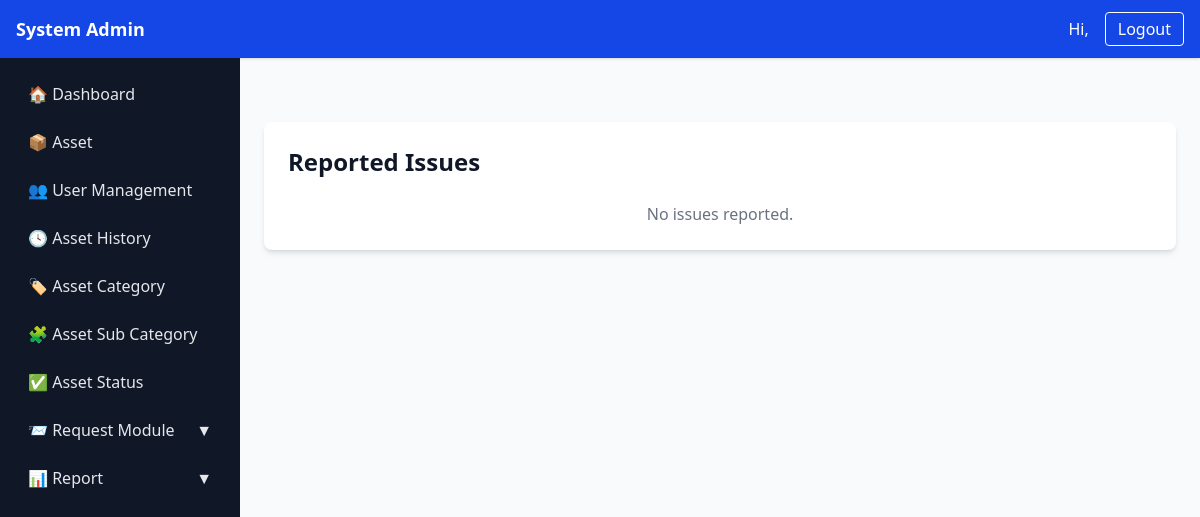
Before: /asset/issues/ with the older database file.
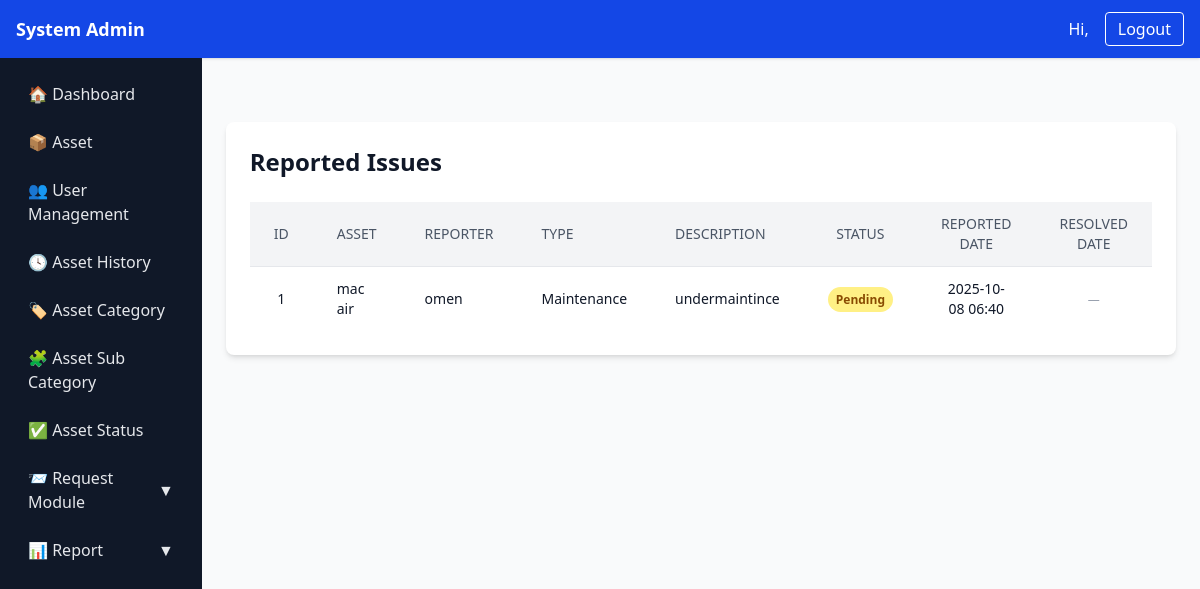
After: the same page with the newer database file.
### asset1/models.py (models this page shows, shortened)
class IssueReport(models.Model):
    TYPE_DAMAGE = "damage"
    TYPE_LOST = "lost"
    TYPE_MAINTENANCE = "maintenance"
    TYPE_OTHER = "other"
    TYPE_CHOICES = [
        (TYPE_DAMAGE, "Damage"),
        (TYPE_LOST, "Lost"),
        (TYPE_MAINTENANCE, "Maintenance"),
        (TYPE_OTHER, "Other"),
    ]
    asset = models.ForeignKey(Asset, on_delete=models.CASCADE, related_name="issues")
    reporter = models.ForeignKey(settings.AUTH_USER_MODEL, on_delete=models.SET_NULL, null=True)
    issue_type = models.CharField(max_length=32, choices=TYPE_CHOICES)
    description = models.TextField()
    resolved = models.BooleanField(default=False)
    created_at = models.DateTimeField(auto_now_add=True)
    resolved_at = models.DateTimeField(null=True, blank=True)

class Asset(models.Model):
    STATUS_AVAILABLE = "available"
    STATUS_ASSIGNED = "assigned"
    STATUS_MAINTENANCE = "maintenance"
    STATUS_LOST = "lost"
    STATUS_RETIRED = "retired"
    STATUS_CHOICES = [
        (STATUS_AVAILABLE, "Available"),
        (STATUS_ASSIGNED, "Assigned"),
        (STATUS_MAINTENANCE, "Maintenance"),
        (STATUS_LOST, "Lost"),
        (STATUS_RETIRED, "Retired"),
    ]
    uuid = models.UUIDField(default=uuid.uuid4, editable=False, unique=True)
    name = models.CharField(max_length=200)
    category = models.ForeignKey(Category, on_delete=models.PROTECT, related_name="assets")
    serial_number = models.CharField(max_length=200, blank=True, null=True, unique=True)
    description = models.TextField(blank=True)
    location = models.ForeignKey(Location, on_delete=models.SET_NULL, null=True, blank=True)
    status = models.CharField(max_length=32, choices=STATUS_CHOICES, default=STATUS_AVAILABLE)
    assigned_to = models.ForeignKey(settings.AUTH_USER_MODEL, null=True, blank=True,
                                    on_delete=models.SET_NULL, related_name="assigned_assets")
    acquired_date = models.DateField(null=True, blank=True)
    purchase_price = models.DecimalField(max_digits=12, decimal_places=2, null=True, blank=True)
    is_active = models.BooleanField(default=True)
    created_at = models.DateTimeField(auto_now_add=True)
    updated_at = models.DateTimeField(auto_now=True)

### asset1/views.py (the view)
# urls.py: path('asset/issues/', views.asset_issue_list, name='asset_issue_list'),
def asset_issue_list(request):
    issues = IssueReport.objects.select_related("asset", "reporter").all().order_by('-created_at')
    return render(request, "asset1/issue_list.html", {"issues": issues,})

### asset1/templates/asset1/issue_list.html
{% extends "asset1/sidebar.html" %}
{% block page_content %}
<div class="max-w-6xl mx-auto mt-10 p-6 bg-white rounded-lg shadow-md">
    <h2 class="text-2xl font-bold mb-6">Reported Issues</h2>
    {% if issues %}
    <div class="overflow-x-auto">
        <table class="min-w-full divide-y divide-gray-200 rounded-lg shadow-sm">
            <thead class="bg-gray-100">
                <tr>
                    <th class="px-6 py-3 text-center text-sm font-medium text-gray-600 uppercase">ID</th>
                    <th class="px-6 py-3 text-left text-sm font-medium text-gray-600 uppercase">Asset</th>
                    <th class="px-6 py-3 text-left text-sm font-medium text-gray-600 uppercase">Reporter</th>
                    <th class="px-6 py-3 text-left text-sm font-medium text-gray-600 uppercase">Type</th>
                    <th class="px-6 py-3 text-left text-sm font-medium text-gray-600 uppercase">Description</th>
                    <th class="px-6 py-3 text-center text-sm font-medium text-gray-600 uppercase">Status</th>
                    <th class="px-6 py-3 text-center text-sm font-medium text-gray-600 uppercase">Reported Date</th>
                    <th class="px-6 py-3 text-center text-sm font-medium text-gray-600 uppercase">Resolved Date</th>
                </tr>
            </thead>
            <tbody class="bg-white divide-y divide-gray-200">
                {% for issue in issues %}
                <tr class="hover:bg-gray-50">
                    <td class="px-6 py-3 text-center text-sm">{{ issue.id }}</td>
                    <td class="px-6 py-3 text-sm">{{ issue.asset.name }}</td>
                    <td class="px-6 py-3 text-sm">{{ issue.reporter.username }}</td>
                    <td class="px-6 py-3 text-sm">{{ issue.get_issue_type_display }}</td>
                    <td class="px-6 py-3 text-sm">{{ issue.description }}</td>
                    <td class="px-6 py-3 text-center text-sm">
                        {% if issue.resolved %}
                            <span class="px-2 py-1 bg-green-200 text-green-800 rounded-full text-xs font-semibold">Resolved</span>
                        {% else %}
                            <span class="px-2 py-1 bg-yellow-200 text-yellow-800 rounded-full text-xs font-semibold">Pending</span>
                        {% endif %}
                    </td>
                    <td class="px-6 py-3 text-center text-sm">{{ issue.created_at|date:"Y-m-d H:i" }}</td>
                    <td class="px-6 py-3 text-center text-sm">
                        {% if issue.resolved_at %}
                            {{ issue.resolved_at|date:"Y-m-d H:i" }}
                        {% else %}
                            <span class="text-gray-400 text-xs">—</span>
                        {% endif %}
                    </td>
                </tr>
                {% endfor %}
            </tbody>
        </table>
    </div>
    {% else %}
    <p class="text-gray-500 text-center mt-4">No issues reported.</p>
    {% endif %}
</div>
{% endblock %}

Changed rows visible on the page:
added IssueReport: id "1", asset.name "mac air", reporter.username "omen", issue_type "Maintenance", description "undermaintince", resolved "Pending", created_at "2025-10-08 06:40"
Other visible differences:
text no longer shown: "No issues reported."
text now shown: "ID ASSET REPORTER TYPE DESCRIPTION STATUS REPORTED DATE RESOLVED DATE"
